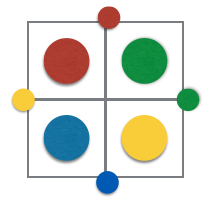
#> input picture computer-vision/target.png, 218 x 208 px
$ python detect.py
#> lines starting #> are read from the running program, lines starting #| are printed output that depends on the picture; after the words box and inside, x2 and y2 are one past the last pixel; in counts of white or black regions, pixels touching at a corner belong together
import cv2
import numpy as np
import matplotlib.pyplot as plt

img = cv2.imread("./target.png")
#> img is the input picture: shape (208, 218, 3); mean B, G, R 217.2, 225.1, 222.2
plt.figure('original')
plt.imshow(cv2.cvtColor(img, cv2.COLOR_BGR2RGB))
hsv = cv2.cvtColor(img, cv2.COLOR_BGR2HSV)
#> hsv: shape (208, 218, 3); mean H, S, V 14, 38.5, 234.9

yellow_filter = [(20, 80, 10), (50, 255, 255)]
red_filter = [(0,100,20), (10,255,255)]
blue_filter = [(90,35,14), (170,255,255)]
green_filter = [(70,22,16), (94,255,255)]
filters = []
filters.append(red_filter)
filters.append(blue_filter)
filters.append(green_filter)
filters.append(yellow_filter)

for f in filters:
    lower_color = np.array(f[0])
    upper_color = np.array(f[1])
    mask = cv2.inRange(hsv, lower_color, upper_color)
    output = cv2.bitwise_and(hsv, hsv, mask = mask)

    gray = cv2.cvtColor(output, cv2.COLOR_BGR2GRAY)
    preprocessed = cv2.GaussianBlur(gray, (5, 5), 0)
    _, binary = cv2.threshold(preprocessed, 100, 255, cv2.THRESH_BINARY)
    contours, _ = cv2.findContours(binary, cv2.RETR_EXTERNAL, cv2.CHAIN_APPROX_SIMPLE)
    min_area = 60
    large_contours = [cnt for cnt in contours if cv2.contourArea(cnt) > min_area]
    bounding_img = np.copy(output)
    for contour in large_contours:
    	rect = cv2.minAreaRect(contour)
    	box = cv2.boxPoints(rect)
    	box = np.int0(box)
    	cgx = int(rect[0][0])
    	cgy = int(rect[0][1])
    	leftx = int(cgx - (rect[1][0]/2.0))
    	lefty = int(cgy - (rect[1][1]/2.0))
    	angle = round(rect[2],1)
    	cv2.drawContours(bounding_img,[box],0,(0,0,255),2)
    	cv2.circle(bounding_img,(cgx,cgy), 10, (255,0,0), -1)
    	font = cv2.FONT_HERSHEY_SIMPLEX
    	cv2.putText(bounding_img,'x='+str(round(leftx))+', y='+str(round(lefty)),(leftx,lefty), font, 0.6, (255,255,255),2,cv2.LINE_AA)

    plt.figure()
    plt.imshow(cv2.cvtColor(bounding_img, cv2.COLOR_BGR2RGB))
#> this loop made 4 passes
#> pass 1, `mask = cv2.inRange(hsv, lower_color, upper_color)`:
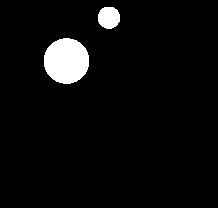
#> mask: shape (208, 218); 4.5% white; 2 white regions, box (x1, y1, x2, y2) and area: (44, 38, 89, 84) 1634, (98, 7, 120, 29) 394
#> pass 1, `gray = cv2.cvtColor(output, cv2.COLOR_BGR2GRAY)`:
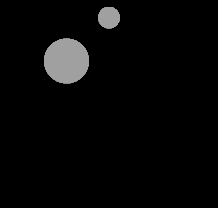
#> gray: shape (208, 218); min 0, max 162, mean 7.1
#> after the loop:
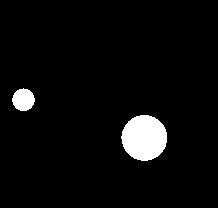
#> binary: shape (208, 218); 4.5% white; 2 white regions, box (x1, y1, x2, y2) and area: (121, 115, 167, 161) 1640, (12, 88, 35, 111) 397
#> after the loop: bounding_img: shape (208, 218, 3); mean H, S, V 12.8, 14.1, 19.7
#> after the loop:
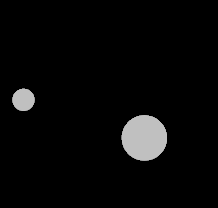
#> gray: shape (208, 218); min 0, max 192, mean 8.7
#> after the loop: output: shape (208, 218, 3); mean H, S, V 1.1, 8.8, 11.3

plt.show()
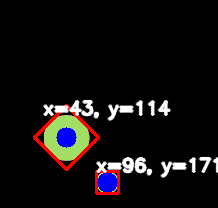
#> shown: shape (208, 218, 3); mean R, G, B 18.5, 15.5, 15.8
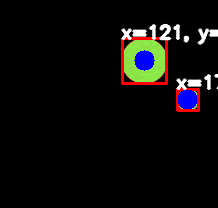
#> shown: shape (208, 218, 3); mean R, G, B 12.6, 11, 10.3
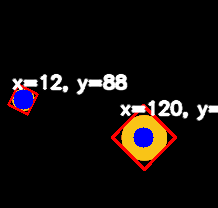
#> shown: shape (208, 218, 3); mean R, G, B 19.7, 14.1, 12.8
